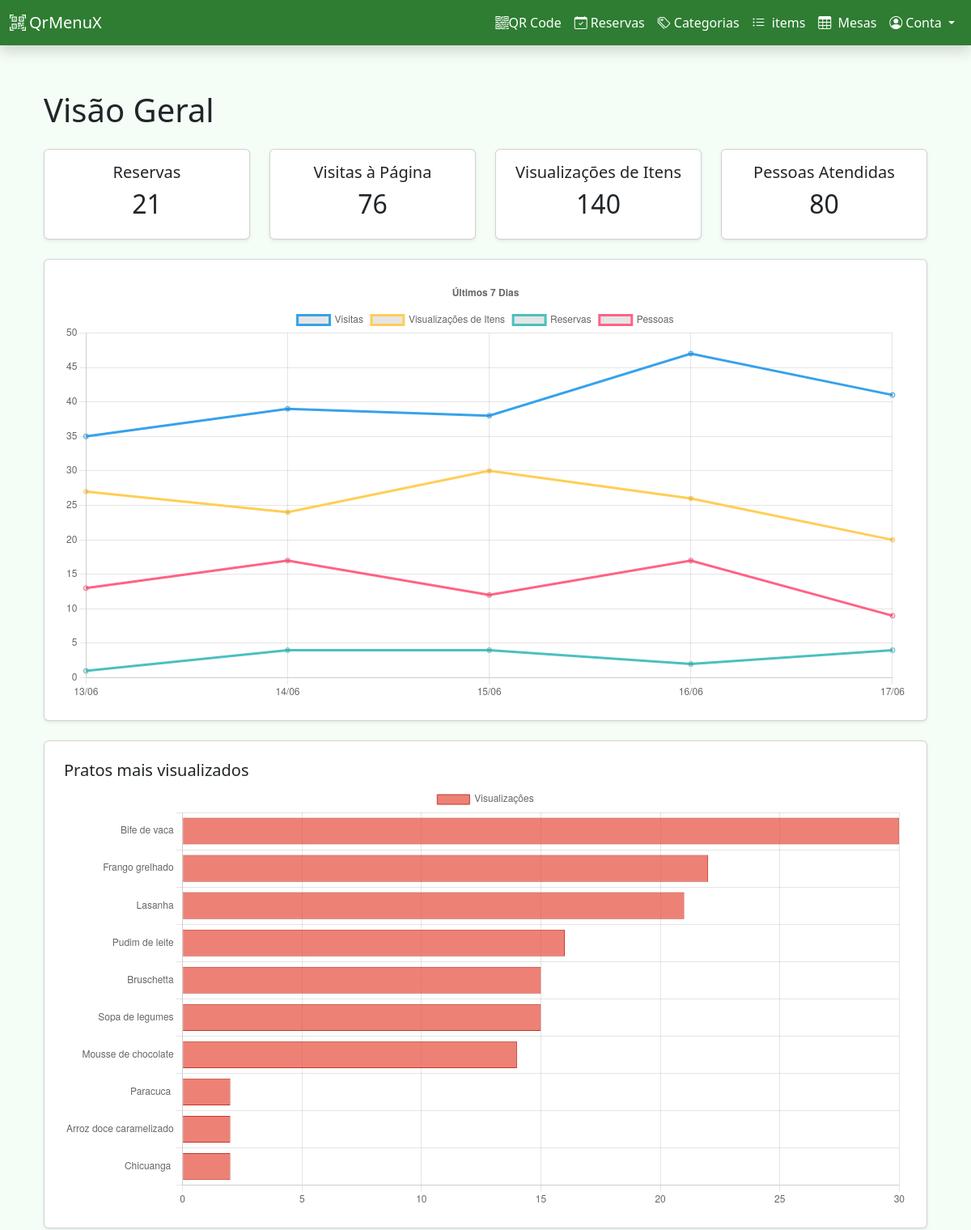
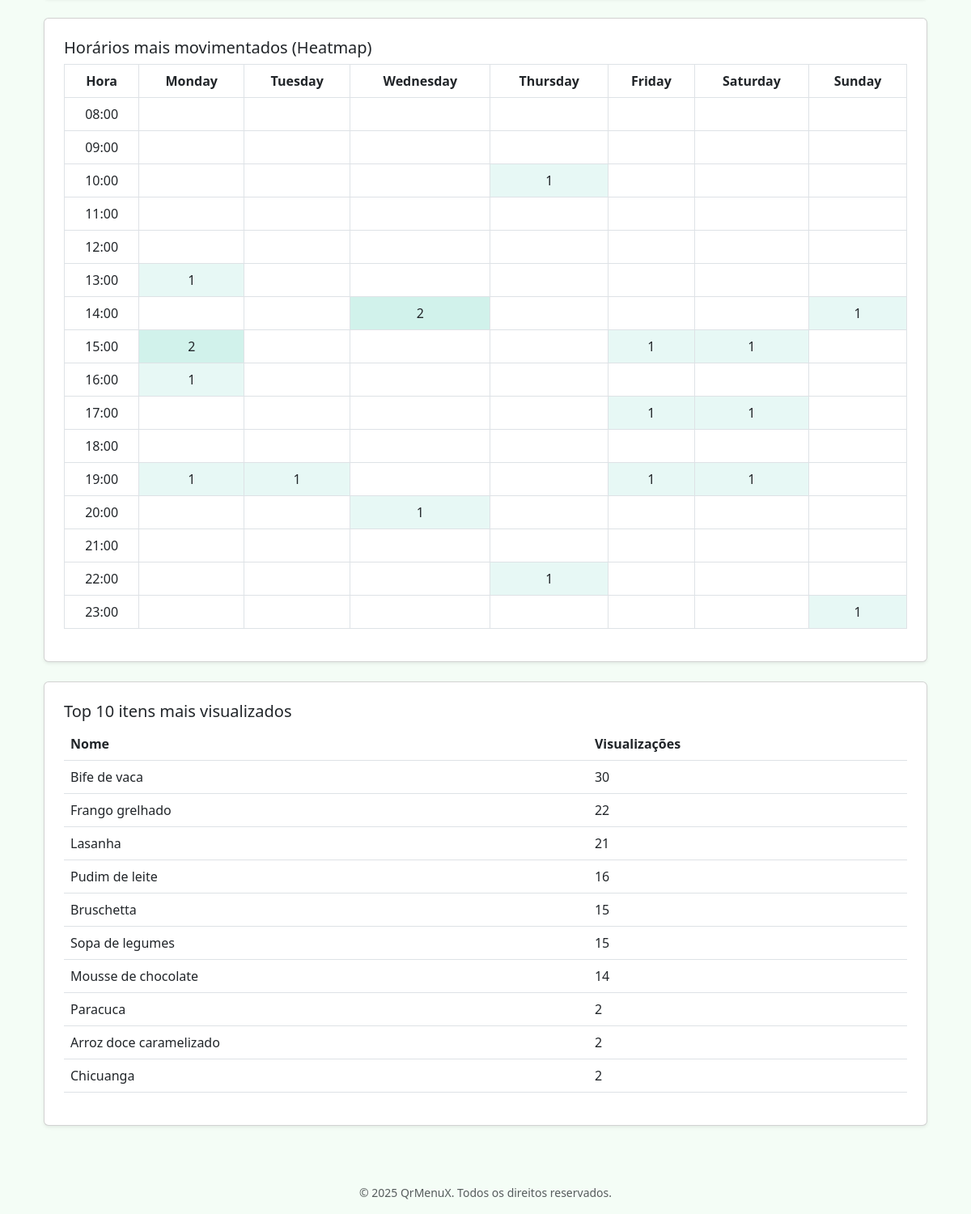
Screenshot of /dashboard/ (signed in) with the database file from the repository (2 pictures, top to bottom).
### app/models.py (models this page shows)
class MenuItem(db.Model):
    id = db.Column(db.Integer, primary_key=True)
    name = db.Column(db.String(100), nullable=False)
    price = db.Column(db.Float, nullable=False)
    image_filename = db.Column(db.String(100))
    description = db.Column(db.Text)
    ingredients = db.Column(db.Text)
    is_active = db.Column(db.Boolean, default=True)
    category_id = db.Column(db.Integer, db.ForeignKey("category.id"), nullable=False)

### app/routes/dashboard_routes.py (the view)
@bp.route("/")
@login_required
def index():
    restaurant = current_user.restaurant
    total_reservations = Reservation.query.filter_by(
        restaurant_id=restaurant.id
    ).count()
    total_visits = PageVisit.query.filter_by(restaurant_id=restaurant.id).count()
    total_item_views = ItemView.query.filter_by(restaurant_id=restaurant.id).count()
    total_people = (
        db.session.query(func.sum(Reservation.people))
        .filter_by(restaurant_id=restaurant.id)
        .scalar()
        or 0
    )
    last_7_days = now_angola().date() - timedelta(days=6)
    analytics = (
        DailyAnalytics.query.filter(
            DailyAnalytics.restaurant_id == restaurant.id,
            DailyAnalytics.date >= last_7_days,
        )
        .order_by(DailyAnalytics.date)
        .all()
    )
    heatmap = {}
    for r in (
        Reservation.query.filter_by(restaurant_id=restaurant.id)
        .filter(Reservation.start_time != None)
        .all()
    ):
        dow = r.start_time.strftime("%A")
        hour = r.start_time.hour
        key = (dow, hour)
        heatmap[key] = heatmap.get(key, 0) + 1
    top_items = (
        db.session.query(MenuItem.name, db.func.count(ItemView.id).label("views"))
        .join(ItemView, MenuItem.id == ItemView.item_id)
        .filter(ItemView.restaurant_id == restaurant.id)
        .group_by(MenuItem.id)
        .order_by(db.desc("views"))
        .limit(10)
        .all()
    )
    bar_labels = [name for name, _ in top_items]
    bar_values = [views for _, views in top_items]
    labels = [a.date.strftime("%d/%m") for a in analytics]
    visits = [a.total_visits for a in analytics]
    item_views = [a.total_item_views for a in analytics]
    reservations = [a.total_reservations for a in analytics]
    people = [a.total_people for a in analytics]
    return render_template(
        "dashboard/index.html",
        total_reservations=total_reservations,
        total_visits=total_visits,
        total_item_views=total_item_views,
        total_people=total_people,
        labels=labels,
        visits=visits,
        item_views=item_views,
        reservations=reservations,
        people=people,
        heatmap=heatmap,
        bar_labels=bar_labels,
        bar_values=bar_values,
        top_items=top_items,
    )

### app/models.py (called while the page is built)
@login_manager.user_loader
def load_user(user_id):
    return User.query.get(int(user_id))

### app/utils/now_angola.py (called while the page is built)
def now_angola():
    return datetime.now(ANGOLA_TZ)

### app/templates/dashboard/index.html (shortened to what this page needs)
{% extends "dashboard/dashboard_base.html" %}  {% block content %}
<div class="container my-4">
  <h1 class="mb-4">Visão Geral</h1>
  <div class="row text-center mb-4">
    <div class="col-md-3">
      <div class="card p-3 shadow-sm">
        <h5>Reservas</h5>
        <h2>{{ total_reservations }}</h2>
      </div>
    </div>
    <div class="col-md-3">
      <div class="card p-3 shadow-sm">
        <h5>Visitas à Página</h5>
        <h2>{{ total_visits }}</h2>
      </div>
    </div>
    <div class="col-md-3">
      <div class="card p-3 shadow-sm">
        <h5>Visualizações de Itens</h5>
        <h2>{{ total_item_views }}</h2>
      </div>
    </div>
    <div class="col-md-3">
      <div class="card p-3 shadow-sm">
        <h5>Pessoas Atendidas</h5>
        <h2>{{ total_people }}</h2>
      </div>
    </div>
  </div>
  <div class="card p-4 shadow-sm">
    <canvas id="analyticsChart"></canvas>
  </div>
  <div class="card p-4 my-4 shadow-sm">
    <h5>Pratos mais visualizados</h5>
    <canvas id="barChart"></canvas>
  </div>
  <div class="card p-4 my-4 shadow-sm">
    <h5>Horários mais movimentados (Heatmap)</h5>
    <div id="heatmap" style="overflow-x: auto">
      <table class="table table-bordered text-center align-middle">
        <thead>
          <tr>
            <th>Hora</th>
            {% for day in
            ['Monday','Tuesday','Wednesday','Thursday','Friday','Saturday','Sunday']
            %}
            <th>{{ day }}</th>
            {% endfor %}
          </tr>
        </thead>
        <tbody>
          {% for hour in range(8, 24) %}
          <tr>
            <td>{{ "%02d:00" % hour }}</td>
            {% for day in
            ['Monday','Tuesday','Wednesday','Thursday','Friday','Saturday','Sunday']
            %} {% set count = heatmap.get((day, hour), 0) %}
            <td
              style="background-color: rgba(26, 188, 156, {{ count / 10 if count < 10 else 1 }});"
            >
              {{ count if count > 0 else '' }}
            </td>
            {% endfor %}
          </tr>
          {% endfor %}
        </tbody>
      </table>
    </div>
  </div>
  <div class="card p-4 my-4 shadow-sm">
    <h5>Top 10 itens mais visualizados</h5>
    <table class="table table-hover">
      <thead>
        <tr>
          <th>Nome</th>
          <th>Visualizações</th>
        </tr>
      </thead>
      <tbody>
        {% for name, views in top_items %}
        <tr>
          <td>{{ name }}</td>
          <td>{{ views }}</td>
        </tr>
        {% endfor %}
      </tbody>
    </table>
  </div>
</div>
<script>
  const ctx = document.getElementById('analyticsChart').getContext('2d');
  new Chart(ctx, {
    type: 'line',
    data: {
      labels: {{ labels|tojson }},
      datasets: [
        {
          label: 'Visitas',
          data: {{ visits|tojson }},
          borderColor: 'rgba(54, 162, 235, 1)',
          fill: false
        },
        {
          label: 'Visualizações de Itens',
          data: {{ item_views|tojson }},
          borderColor: 'rgba(255, 206, 86, 1)',
          fill: false
        },
        {
          label: 'Reservas',
          data: {{ reservations|tojson }},
          borderColor: 'rgba(75, 192, 192, 1)',
          fill: false
        },
        {
          label: 'Pessoas',
          data: {{ people|tojson }},
          borderColor: 'rgba(255, 99, 132, 1)',
          fill: false
        }
      ]
    },
    options: {
      responsive: true,
      plugins: {
        title: {
          display: true,
          text: 'Últimos 7 Dias'
        }
      }
    }
  });
  const barCtx = document.getElementById('barChart').getContext('2d');
  new Chart(barCtx, {
    type: 'bar',
    data: {
      labels: {{ bar_labels|tojson }},
      datasets: [{
        label: 'Visualizações',
        data: {{ bar_values|tojson }},
        backgroundColor: 'rgba(231, 76, 60, 0.7)',
        borderColor: 'rgba(192, 57, 43, 1)',
        borderWidth: 1
      }]
    },
    options: {
      indexAxis: 'y',
      scales: {
        x: { beginAtZero: true }
      }
    }
  });
</script>
{% endblock %}

### app/templates/dashboard/dashboard_base.html (style rules this page uses)
body { background-color: #f4fdf6; min-height: 100vh; display: flex; flex-direction: column; }
#heatmap td { transition: background-color 0.3s; min-width: 40px; height: 40px; }

### rows the page displays
MenuItem: name "Bife de vaca", views "30"
MenuItem: name "Frango grelhado", views "22"
MenuItem: name "Lasanha", views "21"
MenuItem: name "Pudim de leite", views "16"
MenuItem: name "Bruschetta", views "15"
MenuItem: name "Sopa de legumes", views "15"
MenuItem: name "Mousse de chocolate", views "14"
MenuItem: name "Paracuca", category "2"
MenuItem: name "Arroz doce caramelizado", category "2"
MenuItem: name "Chicuanga", id "2"

### other values shown
{{ total_reservations }} "21"
{{ total_visits }} "76"
{{ total_item_views }} "140"
{{ total_people }} "80"
{{ day }} "Monday" "Tuesday" "Wednesday" "Thursday" "Friday" "Saturday" "Sunday"
{{ "%02d:00" % hour }} "08:00" "09:00" "10:00" "11:00" "12:00" "13:00" "14:00" "15:00" "16:00" "17:00" "18:00" "19:00" "20:00" "21:00" "22:00" "23:00"
{{ count if count > 0 else '' }} "1" "1" "2" "1" "2" "1" "1" "1" "1" "1" "1" "1" "1" "1" "1" "1" "1"
chart data {{ labels|tojson }} ["13/06", "14/06", "15/06", "16/06", "17/06"]
chart data {{ visits|tojson }} [35, 39, 38, 47, 41]
chart data {{ item_views|tojson }} [27, 24, 30, 26, 20]
chart data {{ reservations|tojson }} [1, 4, 4, 2, 4]
